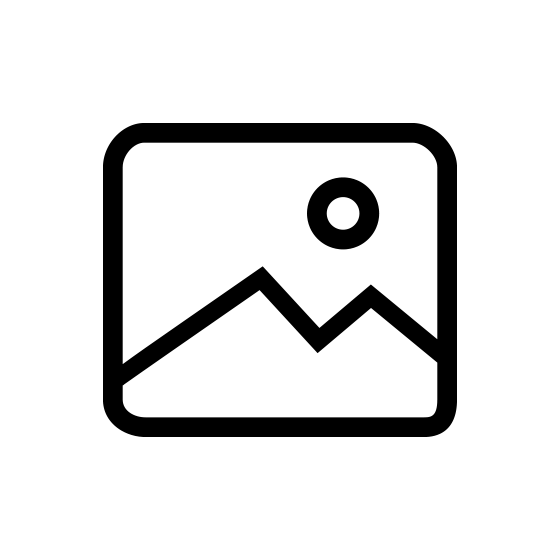
#> input picture preview.png, 560 x 560 px; its folder holds only this picture in this run
$ python -i main.py   (imports and definitions only)
#> lines starting #> are read from the running program, lines starting #| are printed output that depends on the picture; after the words box and inside, x2 and y2 are one past the last pixel; in counts of white or black regions, pixels touching at a corner belong together
### Sobel_Filter.py
from PIL import Image, ImageEnhance, ImageOps
import numpy as np

def getImg(file_path: str):
    img = Image.open(file_path)
    return img

def getAnchorPositions(width: int, height: int):
    # get all convolution kernel anchor positions within the image
    anchor_positions = []

    for w in range(1, width-1):
        for h in range(1, height-1):
            anchor_positions.append((w, h))

    return anchor_positions

def xDirKernel(top_left: int, top_center:int, top_right: int,
               left: int, center: int, right: int,
               bottom_left: int, bottom_center: int, bottom_right: int):

    outputs = []
    outputs.extend((top_left * -1, top_center * 0, top_right,
                    left * -2, center * 0, right * 2,
                    bottom_left * -1, bottom_center * 0, bottom_right))

    return outputs

def yDirKernel(top_left: int, top_center:int, top_right: int,
               left: int, center: int, right: int,
               bottom_left: int, bottom_center: int, bottom_right: int):

    outputs = []
    outputs.extend((top_left * -1, top_center * -2, top_right * -1,
                    left * 0, center * 0, right * 0,
                    bottom_left, bottom_center * 2, bottom_right))

    return outputs

def SumKernel(kernelOutputs: list):
    return int(np.sum(kernelOutputs))

def GetGradientMag(gX: int, gY: int):
    gXsqr = gX * gX
    gYsqr = gY * gY
    sqrSum = gXsqr + gYsqr
    gMag = np.sqrt(sqrSum)

    return gMag

### main.py
# Libraries
import tkinter as tk
from tkinter import *
from tkinter import filedialog
from PIL import Image, ImageEnhance, ImageOps, ImageTk
import os

# Script(s)
import Sobel_Filter as sf


def import_file():
    global preview
    file_path = filedialog.askopenfilename(title="Select a file", filetypes=[("Image files", "*.jpg *.png *.pdf")])
#> the answer given: preview.png
    #preview = ImageTk.PhotoImage(Image.open(file_path))

    return file_path

def generateSobelImg():
    global preview
    global sobelImg

    img = Image.open(import_file())
#> img is the input picture: PIL image 560x560 RGBA; mean R, G, B, A 164.6, 164.6, 164.6, 27.9
    img = ImageEnhance.Contrast(img).enhance(3.0)
    img = ImageEnhance.Sharpness(img).enhance(2.0)
    # Make image greyscale to ensure only pixel intensities are represented
    img = ImageOps.grayscale(img)
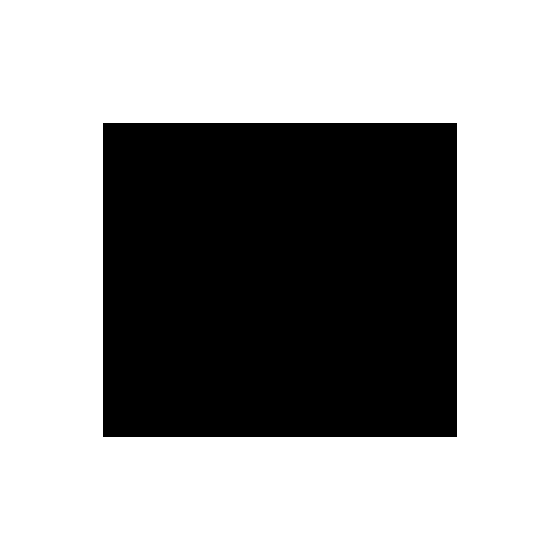
#> img: PIL image 560x560 L; 64.6% white; 1 black region, box (x1, y1, x2, y2) and area: (103, 123, 457, 437) 111156
    sobel_img = Image.new("L", ([img.size[0]-1, img.size[1]-1]), 255)
#> sobel_img: PIL image 559x559 L; every value is 255

    anchor_positions = sf.getAnchorPositions(img.size[0], img.size[1])

    # cycle through all anchor positions
    for i in range(len(anchor_positions)):
        x = anchor_positions[i][0]
        y = anchor_positions[i][1]

        # get the pixel intensity for each pixel in the 3x3 grid, with the anchor in the center
        top_left = img.getpixel((x-1, y-1))
        top_center = img.getpixel((x, y-1))
        top_right = img.getpixel((x+1, y-1))
        left = img.getpixel((x-1, y))
        center = img.getpixel((x, y))
        right = img.getpixel((x+1, y))
        bottom_left = img.getpixel((x-1, y+1))
        bottom_center = img.getpixel((x, y+1))
        bottom_right = img.getpixel((x+1, y+1))

        # convolve the values with the x and y kernel matrices
        xKernelOutputs = sf.xDirKernel(top_left, top_center, top_right,
                                    left, center, right,
                                    bottom_left, bottom_center, bottom_right)

        yKernelOutputs = sf.yDirKernel(top_left, top_center, top_right,
                                    left, center, right,
                                    bottom_left, bottom_center, bottom_right)

        # sum the convolved values
        gradientX = sf.SumKernel(xKernelOutputs)
        gradientY = sf.SumKernel(yKernelOutputs)

        # calculate the magnitude of the gradient
        gradientMag = sf.GetGradientMag(gradientX, gradientY)

        # if magnitude is above threshold, means there is a sharp change in pixel intensity...
        # means likely to be an outline therefore place a pixel at the anchor position
        if gradientMag > 300:
            sobel_img.putpixel(anchor_positions[i], (0))
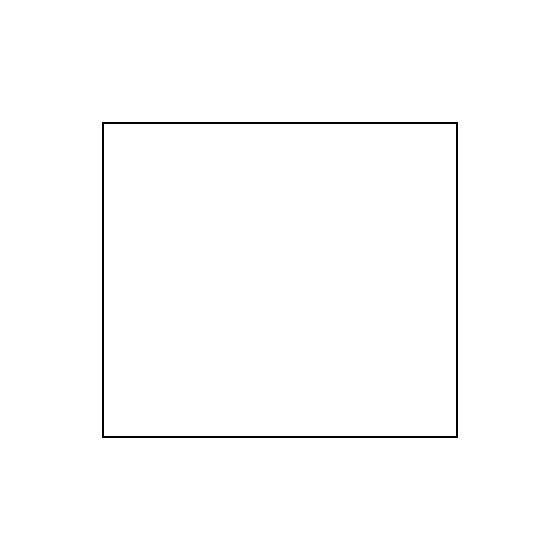
#> sobel_img: PIL image 559x559 L; 99.1% white; black in thin lines or dots, all inside (x1, y1, x2, y2) = (102, 122, 458, 438)

    sobelImg = sobel_img

    im = ImageOps.fit(sobel_img, size)
    preview_sobelimg = ImageTk.PhotoImage(im)
#> (the run stopped early here; a loop or call above may not have finished)
